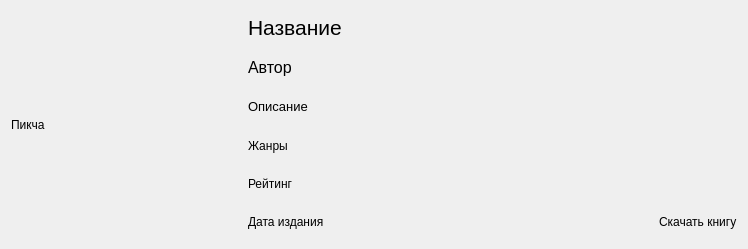
<?xml version="1.0" encoding="UTF-8"?>
<ui version="4.0">
 <class>BookCardWidget</class>
 <widget class="QWidget" name="BookCardWidget">
  <property name="geometry">
   <rect>
    <x>0</x>
    <y>0</y>
    <width>748</width>
    <height>249</height>
   </rect>
  </property>
  <property name="windowTitle">
   <string>Form</string>
  </property>
  <layout class="QHBoxLayout" name="horizontalLayout">
   <item>
    <widget class="QLabel" name="picture_label">
     <property name="sizePolicy">
      <sizepolicy hsizetype="Maximum" vsizetype="Preferred">
       <horstretch>0</horstretch>
       <verstretch>0</verstretch>
      </sizepolicy>
     </property>
     <property name="minimumSize">
      <size>
       <width>188</width>
       <height>0</height>
      </size>
     </property>
     <property name="maximumSize">
      <size>
       <width>231</width>
       <height>380</height>
      </size>
     </property>
     <property name="text">
      <string>Пикча</string>
     </property>
     <property name="scaledContents">
      <bool>true</bool>
     </property>
    </widget>
   </item>
   <item>
    <layout class="QVBoxLayout" name="verticalLayout">
     <item alignment="Qt::AlignLeft">
      <widget class="QLabel" name="name_label">
       <property name="font">
        <font>
         <pointsize>16</pointsize>
        </font>
       </property>
       <property name="text">
        <string>Название</string>
       </property>
      </widget>
     </item>
     <item alignment="Qt::AlignLeft">
      <widget class="QLabel" name="author_label">
       <property name="font">
        <font>
         <pointsize>12</pointsize>
        </font>
       </property>
       <property name="text">
        <string>Автор</string>
       </property>
       <property name="margin">
        <number>0</number>
       </property>
      </widget>
     </item>
     <item>
      <widget class="QLabel" name="summary_label">
       <property name="font">
        <font>
         <pointsize>10</pointsize>
        </font>
       </property>
       <property name="text">
        <string>Описание</string>
       </property>
       <property name="wordWrap">
        <bool>true</bool>
       </property>
      </widget>
     </item>
     <item>
      <widget class="QLabel" name="genres_label">
       <property name="text">
        <string>Жанры</string>
       </property>
      </widget>
     </item>
     <item>
      <widget class="QLabel" name="rating_label">
       <property name="maximumSize">
        <size>
         <width>16777215</width>
         <height>30</height>
        </size>
       </property>
       <property name="text">
        <string>Рейтинг</string>
       </property>
      </widget>
     </item>
     <item>
      <layout class="QHBoxLayout" name="horizontalLayout_2">
       <item alignment="Qt::AlignLeft">
        <widget class="QLabel" name="date_label">
         <property name="text">
          <string>Дата издания</string>
         </property>
        </widget>
       </item>
       <item alignment="Qt::AlignRight">
        <widget class="QLabel" name="download_label">
         <property name="sizePolicy">
          <sizepolicy hsizetype="Preferred" vsizetype="Preferred">
           <horstretch>0</horstretch>
           <verstretch>0</verstretch>
          </sizepolicy>
         </property>
         <property name="layoutDirection">
          <enum>Qt::LeftToRight</enum>
         </property>
         <property name="text">
          <string>Скачать книгу</string>
         </property>
        </widget>
       </item>
      </layout>
     </item>
    </layout>
   </item>
  </layout>
 </widget>
 <resources/>
 <connections/>
</ui>
